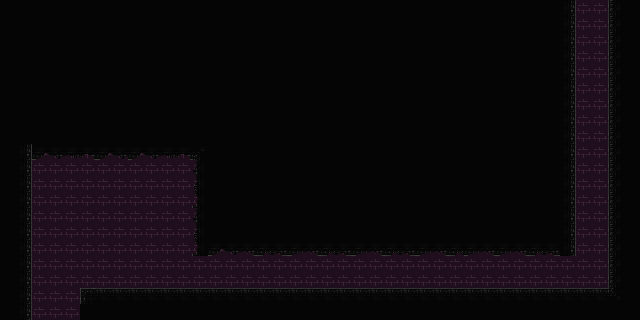

Rendered tile map (Tiled .tmx) drawn with the repository's tilesets; below, a short description and the full map source, tile grids included:
An orthogonal 40x20 tile map with 16x16 px tiles, 2 tile layers (background, foreground), 2 tilesets and 8 objects (5x wall, 2x ceiling, ground).

<map version="1.10" tiledversion="1.12.1" orientation="orthogonal" renderorder="right-down" width="40" height="20" tilewidth="16" tileheight="16" infinite="0" nextlayerid="4" nextobjectid="9">
 <editorsettings>
  <export target="../sacredflame/assets/graphics/map/main4.lua" format="lua" />
 </editorsettings>
 <tileset firstgid="1" source="blood temple.tsx" />
 <tileset firstgid="257" source="high temple.tsx" />
 <layer id="3" name="background" width="40" height="20">
  <data encoding="csv">
0,0,0,0,0,0,0,0,0,0,0,0,0,0,0,0,0,0,0,0,0,0,0,0,0,0,0,0,0,0,0,0,0,0,280,0,280,280,280,0,
0,0,280,280,0,0,0,0,0,0,0,0,0,0,0,0,0,0,0,0,0,0,0,0,0,0,0,0,0,0,0,0,0,0,280,280,280,280,280,0,
0,0,280,280,0,0,0,0,0,0,0,0,0,0,0,0,0,0,0,0,0,0,0,0,0,0,0,0,0,0,0,0,0,0,280,280,280,280,280,0,
280,0,280,280,0,0,0,0,0,0,0,0,0,0,0,0,0,0,0,0,0,0,0,0,0,0,0,0,0,0,0,0,0,0,280,280,280,280,280,0,
280,0,0,280,0,0,0,0,0,0,0,0,0,0,0,0,0,0,0,0,0,0,0,0,0,0,0,0,0,0,0,0,0,0,280,280,280,280,280,0,
280,0,0,280,0,0,0,0,0,0,0,0,0,0,0,0,0,0,0,0,0,0,0,0,0,0,0,0,0,0,0,0,0,0,280,280,280,280,280,0,
280,280,280,280,280,280,280,280,280,280,280,280,280,0,0,0,0,0,0,0,0,0,0,0,0,0,0,0,0,0,0,0,0,0,280,280,280,280,280,0,
0,280,280,280,0,0,0,0,280,280,280,280,280,280,280,280,280,280,280,0,0,0,0,0,0,0,0,0,0,0,0,0,0,0,280,280,280,280,280,0,
280,280,280,280,280,280,280,280,280,280,280,280,280,280,280,280,280,280,280,280,280,280,280,280,280,280,280,280,0,0,0,0,0,0,280,280,280,280,280,0,
280,280,280,280,280,280,280,280,280,280,280,280,280,280,280,280,280,280,280,0,0,0,0,0,0,0,0,0,0,0,0,0,0,0,280,280,280,280,280,0,
280,280,280,280,280,280,280,280,280,280,280,280,280,280,280,280,280,280,280,280,280,280,280,280,0,0,0,0,0,0,0,0,0,0,280,280,280,280,280,0,
280,280,280,280,280,280,280,280,280,280,280,280,280,280,280,280,280,280,280,0,0,0,0,0,0,0,0,0,0,0,0,0,0,0,280,280,280,280,280,0,
0,0,280,280,280,280,280,280,280,280,280,280,280,280,280,280,280,280,280,280,280,280,0,0,0,0,0,0,0,0,0,0,0,0,280,280,280,280,280,0,
280,280,280,280,280,280,280,280,280,280,280,280,280,280,280,280,280,280,280,280,280,280,280,280,280,280,280,280,280,280,280,0,0,0,280,280,280,280,280,0,
280,280,280,280,280,280,280,280,280,280,280,280,280,280,280,280,280,280,280,280,280,280,280,280,280,280,280,280,280,280,280,280,280,280,280,280,280,280,280,280,
280,280,280,280,280,280,280,280,280,280,280,280,280,280,280,280,280,280,280,280,280,280,280,280,280,280,280,280,280,280,280,280,280,280,280,280,280,280,280,280,
280,280,280,280,280,280,280,280,280,280,280,280,280,280,280,280,280,280,280,280,280,280,280,280,280,280,280,280,280,280,280,280,280,280,280,280,280,280,0,0,
280,280,280,280,280,280,280,280,280,280,280,280,280,280,280,280,280,280,280,280,280,280,280,280,280,280,280,280,280,280,280,280,280,280,280,280,280,280,280,280,
280,280,280,280,280,280,280,280,280,280,280,280,280,280,280,280,280,280,280,280,280,280,280,280,280,280,280,280,280,280,280,280,280,280,280,280,280,280,280,280,
280,280,280,280,280,280,280,280,280,280,280,280,280,280,280,280,280,280,280,280,280,280,280,280,280,280,280,280,280,280,280,280,280,280,280,280,280,280,280,280
</data>
 </layer>
 <layer id="1" name="foreground" width="40" height="20">
  <data encoding="csv">
171,171,171,171,171,171,171,171,171,171,171,171,171,171,171,171,171,171,171,171,171,171,171,171,171,171,171,171,171,171,171,171,171,171,171,172,0,0,170,171,
171,171,171,171,171,171,171,171,171,171,171,171,171,171,171,171,171,171,171,171,171,171,171,171,171,171,171,171,171,171,171,171,171,171,171,172,0,0,170,171,
171,171,171,171,171,171,171,171,171,171,171,171,171,171,171,171,171,171,171,171,171,171,171,171,171,171,171,171,171,171,171,171,171,171,171,172,0,0,170,171,
171,171,171,171,171,171,171,171,171,171,171,171,171,171,171,171,171,171,171,171,171,171,171,171,171,171,171,171,171,171,171,171,171,171,171,172,0,0,170,171,
171,171,171,171,171,171,171,171,171,171,171,171,171,171,171,171,171,171,171,171,171,171,171,171,171,171,171,171,171,171,171,171,171,171,171,172,0,0,170,171,
171,171,171,171,171,171,171,171,171,171,171,171,171,171,171,171,171,171,171,171,171,171,171,171,171,171,171,171,171,171,171,171,171,171,171,172,0,0,170,171,
171,171,171,171,171,171,171,171,171,171,171,171,171,171,171,171,171,171,171,171,171,171,171,171,171,171,171,171,171,171,171,171,171,171,171,172,0,0,170,171,
171,171,171,171,171,171,171,171,171,171,171,171,171,171,171,171,171,171,171,171,171,171,171,171,171,171,171,171,171,171,171,171,171,171,171,172,0,0,170,171,
171,171,171,171,171,171,171,171,171,171,171,171,171,171,171,171,171,171,171,171,171,171,171,171,171,171,171,171,171,171,171,171,171,171,171,172,0,0,170,171,
171,172,253,254,255,256,253,254,253,254,255,256,159,171,171,171,171,171,171,171,171,171,171,171,171,171,171,171,171,171,171,171,171,171,171,172,0,0,170,171,
171,172,0,0,0,0,0,0,0,0,0,0,2684354814,171,171,171,171,171,171,171,171,171,171,171,171,171,171,171,171,171,171,171,171,171,171,172,0,0,170,171,
171,172,0,0,0,0,0,0,0,0,0,0,2684354815,171,171,171,171,171,171,171,171,171,171,171,171,171,171,171,171,171,171,171,171,171,171,172,0,0,170,171,
171,172,0,0,0,0,0,0,0,0,0,0,2684354816,171,171,171,171,171,171,171,171,171,171,171,171,171,171,171,171,171,171,171,171,171,171,172,0,0,170,171,
171,172,0,0,0,0,0,0,0,0,0,0,2684354814,171,171,171,171,171,171,171,171,171,171,171,171,171,171,171,171,171,171,171,171,171,171,172,0,0,170,171,
171,172,0,0,0,0,0,0,0,0,0,0,2684354815,171,171,171,171,171,171,171,171,171,171,171,171,171,171,171,171,171,171,171,171,171,171,172,0,0,170,171,
171,172,0,0,0,0,0,0,0,0,0,0,2684354816,253,254,238,239,240,237,238,239,240,237,238,239,240,237,238,239,237,238,237,238,239,240,172,0,0,170,171,
171,172,0,0,0,0,0,0,0,0,0,0,0,0,0,0,0,0,0,0,0,0,0,0,0,0,0,0,0,0,0,0,0,0,0,0,0,0,170,171,
171,172,0,0,0,0,0,0,0,0,0,0,0,0,0,0,0,0,0,0,0,0,0,0,0,0,0,0,0,0,0,0,0,0,0,0,0,0,170,171,
171,172,0,0,0,154,155,155,155,155,155,155,155,155,155,155,155,155,155,155,155,155,155,155,155,155,155,155,155,155,155,155,155,155,155,155,155,155,191,171,
171,172,0,0,0,171,171,171,171,171,171,171,171,171,171,171,171,171,171,171,171,171,171,171,171,171,171,171,171,171,171,171,171,171,171,171,171,171,171,171
</data>
 </layer>
 <objectgroup id="2" name="collisions">
  <object id="1" name="wall" type="wall" x="30.884" y="158.649" width="1" height="161.396" />
  <object id="2" name="ground" type="ground" x="610.009" y="287.872" width="3.16927" height="529.875" rotation="90" />
  <object id="3" name="wall" type="wall" x="607.991" y="0.00697601" width="1" height="287.856" />
  <object id="4" name="wall" type="wall" x="574.986" y="0.0108889" width="1" height="255.947" />
  <object id="5" name="wall" type="wall" x="80" y="291.125" width="2.12784" height="28.875" />
  <object id="6" name="ceiling" type="ceiling" x="194.26" y="253" width="380.615" height="3.0625" />
  <object id="7" name="wall" type="wall" x="192.061" y="159.896" width="2.12784" height="96.1667" />
  <object id="8" name="ceiling" type="ceiling" x="32.0987" y="159.927" width="159.928" height="3.0625" />
 </objectgroup>
</map>
